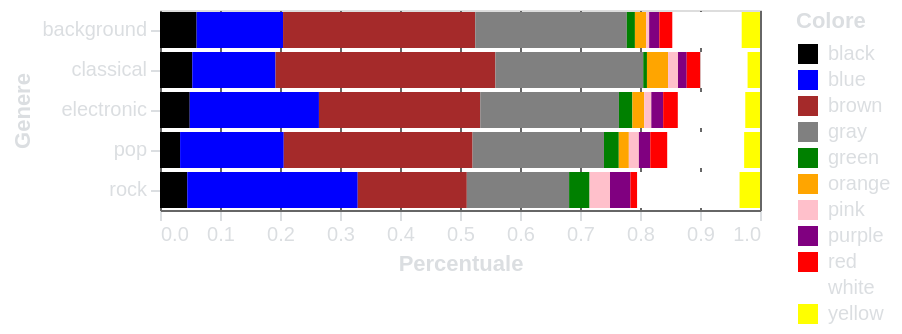

The specification (Vega-Lite) saved for this image:
### Vega-Lite specification from a JSON file in a GitHub repository (floating-point values rounded to 4 significant figures)
{"config": {"background": "transparent", "title": {"color": "#DBDEE1", "fontSize": 16}, "axis": {"domainColor": "#666666", "gridColor": "#666666", "tickColor": "#DBDEE1", "titleColor": "#DBDEE1", "labelColor": "#DBDEE1", "labelAngle": 0}, "legend": {"labelColor": "#DBDEE1", "titleColor": "#DBDEE1"}}, "data": {"name": "data-c4043c2359094259758aaba27fe984fe"}, "mark": {"type": "bar"}, "encoding": {"color": {"field": "Colore", "scale": {"domain": ["black", "blue", "brown", "gray", "green", "orange", "pink", "purple", "red", "white", "yellow"], "range": ["black", "blue", "brown", "gray", "green", "orange", "pink", "purple", "red", "white", "yellow"]}, "type": "nominal"}, "tooltip": [{"field": "Genere", "type": "nominal"}, {"field": "Colore", "type": "nominal"}, {"field": "Percentuale", "format": ".2f", "type": "quantitative"}], "x": {"field": "Percentuale", "scale": {"domain": [0, 1]}, "type": "quantitative"}, "y": {"field": "Genere", "title": "Genere", "type": "nominal"}}, "height": "container", "title": "", "width": "container", "$schema": "https://vega.github.io/schema/vega-lite/v5.17.0.json", "datasets": {"data-c4043c2359094259758aaba27fe984fe": [{"Genere": "background", "Colore": "black", "Percentuale": 0.06102}, {"Genere": "classical", "Colore": "black", "Percentuale": 0.05383}, {"Genere": "electronic", "Colore": "black", "Percentuale": 0.04956}, {"Genere": "pop", "Colore": "black", "Percentuale": 0.03349}, {"Genere": "rock", "Colore": "black", "Percentuale": 0.04545}, {"Genere": "background", "Colore": "blue", "Percentuale": 0.1441}, {"Genere": "classical", "Colore": "blue", "Percentuale": 0.1387}, {"Genere": "electronic", "Colore": "blue", "Percentuale": 0.2154}, {"Genere": "pop", "Colore": "blue", "Percentuale": 0.1728}, {"Genere": "rock", "Colore": "blue", "Percentuale": 0.2841}, {"Genere": "background", "Colore": "brown", "Percentuale": 0.3203}, {"Genere": "classical", "Colore": "brown", "Percentuale": 0.3665}, {"Genere": "electronic", "Colore": "brown", "Percentuale": 0.2689}, {"Genere": "pop", "Colore": "brown", "Percentuale": 0.3147}, {"Genere": "rock", "Colore": "brown", "Percentuale": 0.1818}, {"Genere": "background", "Colore": "gray", "Percentuale": 0.2525}, {"Genere": "classical", "Colore": "gray", "Percentuale": 0.2464}, {"Genere": "electronic", "Colore": "gray", "Percentuale": 0.2311}, {"Genere": "pop", "Colore": "gray", "Percentuale": 0.219}, {"Genere": "rock", "Colore": "gray", "Percentuale": 0.1705}, {"Genere": "background", "Colore": "green", "Percentuale": 0.01356}, {"Genere": "classical", "Colore": "green", "Percentuale": 0.006211}, {"Genere": "electronic", "Colore": "green", "Percentuale": 0.02237}, {"Genere": "pop", "Colore": "green", "Percentuale": 0.02468}, {"Genere": "rock", "Colore": "green", "Percentuale": 0.03409}, {"Genere": "background", "Colore": "orange", "Percentuale": 0.01864}, {"Genere": "classical", "Colore": "orange", "Percentuale": 0.0352}, {"Genere": "electronic", "Colore": "orange", "Percentuale": 0.01974}, {"Genere": "pop", "Colore": "orange", "Percentuale": 0.01675}, {"Genere": "rock", "Colore": "orange", "Percentuale": 0.0}, {"Genere": "background", "Colore": "pink", "Percentuale": 0.005085}, {"Genere": "classical", "Colore": "pink", "Percentuale": 0.01656}, {"Genere": "electronic", "Colore": "pink", "Percentuale": 0.01184}, {"Genere": "pop", "Colore": "pink", "Percentuale": 0.01675}, {"Genere": "rock", "Colore": "pink", "Percentuale": 0.03409}, {"Genere": "background", "Colore": "purple", "Percentuale": 0.01695}, {"Genere": "classical", "Colore": "purple", "Percentuale": 0.01449}, {"Genere": "electronic", "Colore": "purple", "Percentuale": 0.01974}, {"Genere": "pop", "Colore": "purple", "Percentuale": 0.01895}, {"Genere": "rock", "Colore": "purple", "Percentuale": 0.03409}, {"Genere": "background", "Colore": "red", "Percentuale": 0.02203}, {"Genere": "classical", "Colore": "red", "Percentuale": 0.02277}, {"Genere": "electronic", "Colore": "red", "Percentuale": 0.02456}, {"Genere": "pop", "Colore": "red", "Percentuale": 0.02865}, {"Genere": "rock", "Colore": "red", "Percentuale": 0.01136}, {"Genere": "background", "Colore": "white", "Percentuale": 0.1153}, {"Genere": "classical", "Colore": "white", "Percentuale": 0.07867}, {"Genere": "electronic", "Colore": "white", "Percentuale": 0.1123}, {"Genere": "pop", "Colore": "white", "Percentuale": 0.1278}, {"Genere": "rock", "Colore": "white", "Percentuale": 0.1705}, {"Genere": "background", "Colore": "yellow", "Percentuale": 0.03051}, {"Genere": "classical", "Colore": "yellow", "Percentuale": 0.0207}, {"Genere": "electronic", "Colore": "yellow", "Percentuale": 0.02456}, {"Genere": "pop", "Colore": "yellow", "Percentuale": 0.02644}, {"Genere": "rock", "Colore": "yellow", "Percentuale": 0.03409}]}}
